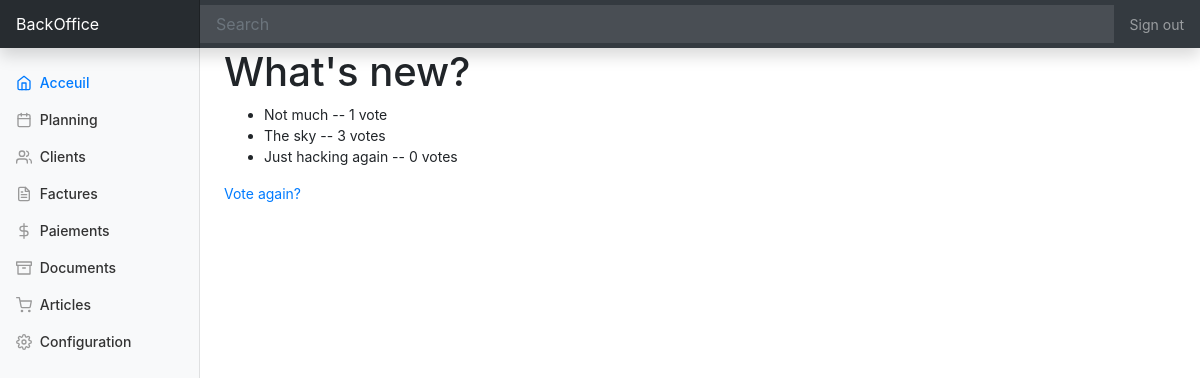
/polls/1/results/, run on an earlier commit of the app's database.
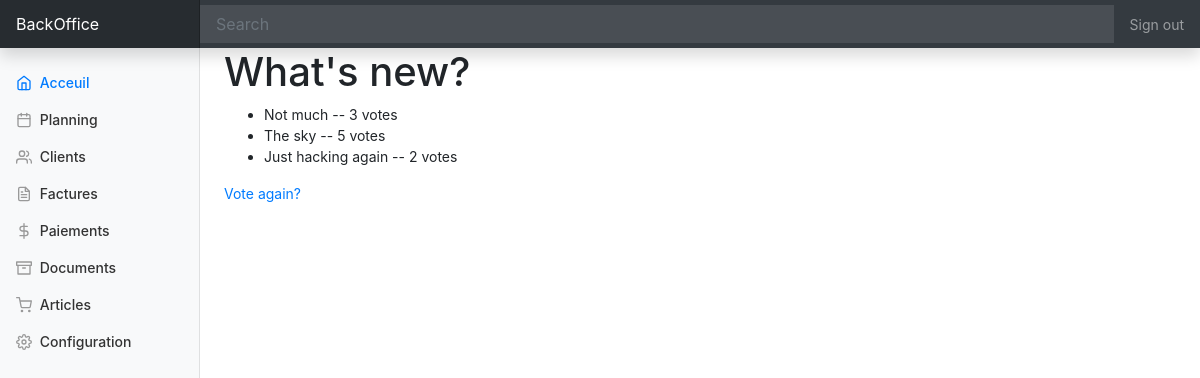
And on a later commit of the database.
### polls/models.py (models this page shows, shortened)
class Question(models.Model):
    question_text = models.CharField(max_length=200)
    pub_date = models.DateTimeField('date published')

class Choice(models.Model):
    question = models.ForeignKey(Question, on_delete=models.CASCADE)
    choice_text = models.CharField(max_length=200)
    votes = models.IntegerField(default=0)

### polls/views.py (the view)
# urls.py: path('<int:pk>/results/', views.ResultsView.as_view(), name='results'),
class ResultsView(generic.DetailView):
    model = Question
    template_name = 'polls/results.html'

### polls/templates/polls/results.html
{% extends 'polls/base.html' %}
{% block content %}
<h1>{{ question.question_text }}</h1>
<ul>
{% for choice in question.choice_set.all %}
    <li>{{ choice.choice_text }} -- {{ choice.votes }} vote{{ choice.votes|pluralize }}</li>
{% endfor %}
</ul>
<a href="{% url 'polls:detail' question.id %}">Vote again?</a>
{% endblock %}

### polls/templates/polls/base.html (shortened to what this page needs)
{% load static %}
<!doctype html>
<html lang="en">
  <head>
	<link href="{% static 'polls/bootstrap-4.5.2/css/bootstrap.min.css' %}" rel="stylesheet">
  </head>
  <body>
    <nav class="navbar navbar-dark sticky-top bg-dark flex-md-nowrap p-0 shadow">
		<a class="navbar-brand col-md-3 col-lg-2 mr-0 px-3" href="#">BackOffice</a>
		<input class="form-control form-control-dark w-100" type="text" placeholder="Search" aria-label="Search">
		<ul class="navbar-nav px-3">
			<li class="nav-item text-nowrap">
				<a class="nav-link" href="#">Sign out</a>
			</li>
		</ul>
	</nav>
<div class="container-fluid">
	<div class="row">
		<nav id="sidebarMenu" class="col-md-3 col-lg-2 d-md-block bg-light sidebar collapse">
		  <div class="sidebar-sticky pt-3">
			<ul class="nav flex-column">
			  <li class="nav-item">
				<a class="nav-link active" href="#">
				  <span data-feather="home"></span>
				  Acceuil <span class="sr-only">(current)</span>
				</a>
			  </li>
			  <li class="nav-item">
				<a class="nav-link" href="#">
				  <span data-feather="calendar"></span>
				  Planning
				</a>
			  </li>
			  <li class="nav-item">
				<a class="nav-link" href="#">
				  <span data-feather="users"></span>
				  Clients
				</a>
			  </li>
			  <li class="nav-item">
				<a class="nav-link" href="#">
				  <span data-feather="file-text"></span>
				  Factures
				</a>
			  </li>
			   <li class="nav-item">
				<a class="nav-link" href="#">
				  <span data-feather="dollar-sign"></span>
				  Paiements
				</a>
			  </li>
			  <li class="nav-item">
				<div class="nav-link loadContent" data-link="documents" href="">
				  <span data-feather="archive"></span>
				  Documents
				</div>
			  </li>
			  <li class="nav-item">
				<a class="nav-link" href="#">
				  <span data-feather="shopping-cart"></span>
				  Articles
				</a>
			  </li>
			  <li class="nav-item">
				<a class="nav-link" href="#">
				  <span data-feather="settings"></span>
				  Configuration
				</a>
			  </li>
			</ul>
		</nav>
		<main role="main" class="col-md-9 ml-sm-auto col-lg-10 px-md-4">
			<div id="content">
				{% block content %}{% endblock %}
				</div>
		</main>
	  </div>
	</div>
</html>

### polls/templates/polls/base.html (style rules this page uses)
body { font-size: .875rem; }
.feather { width: 16px; height: 16px; vertical-align: text-bottom; }
.sidebar { position: fixed; top: 0; bottom: 0; left: 0; z-index: 100; padding: 48px 0 0; box-shadow: inset -1px 0 0 rgba(0, 0, 0, .1); }
.sidebar-sticky { position: relative; top: 0; height: calc(100vh - 48px); padding-top: .5rem; overflow-x: hidden; overflow-y: auto; }
.sidebar .nav-link { font-weight: 500; color: #333; }
.sidebar .nav-link .feather { margin-right: 4px; color: #999; }
.sidebar .nav-link.active { color: #007bff; }
.sidebar .nav-link:hover .feather, .sidebar .nav-link.active .feather { color: inherit; }
.navbar-brand { padding-top: .75rem; padding-bottom: .75rem; font-size: 1rem; background-color: rgba(0, 0, 0, .25); box-shadow: inset -1px 0 0 rgba(0, 0, 0, .25); }
.navbar .form-control { padding: .75rem 1rem; border-width: 0; border-radius: 0; }
.form-control-dark { color: #fff; background-color: rgba(255, 255, 255, .1); border-color: rgba(255, 255, 255, .1); }

What changed in the data, as far as the page shows it:
changed Choice "Not much": votes "1" → "3"
changed Choice "The sky": votes "3" → "5"
changed Choice "Just hacking again": votes "0" → "2"
